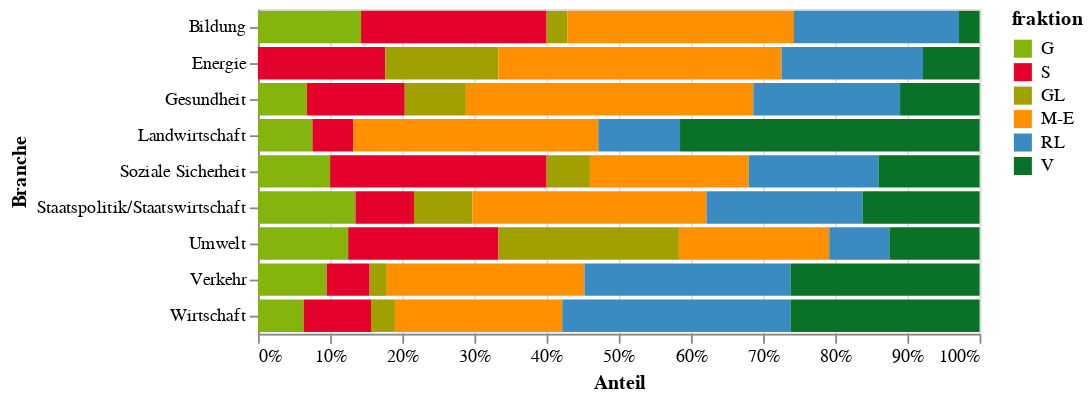

The notebook cell this image was saved under:
### Code cell
alt.Chart(source).mark_bar().encode(
    x=alt.X('count', title='Anteil', stack='normalize', axis=alt.Axis(format='%')),
    y=alt.Y('branche', title='Branche'),
    color=alt.Color('fraktion', scale=alt.Scale(domain=['G','S','GL','M-E','RL','V'], range=['#85B50C','#E4022D','#A0A000','#FF9100','#3A8BC1','#0A7228'])),
    order=alt.Order('color_fraktion_sort_index:Q'),
)

### Figure 1 — Vega-Lite specification as saved in the notebook (floating-point values rounded to 4 significant figures)
{"config": {"view": {"continuousWidth": 400, "continuousHeight": 300}}, "data": {"name": "data-09aa8b2babd900896e3e5daefb9b0d4b"}, "mark": "bar", "encoding": {"color": {"field": "fraktion", "scale": {"domain": ["G", "S", "GL", "M-E", "RL", "V"], "range": ["#85B50C", "#E4022D", "#A0A000", "#FF9100", "#3A8BC1", "#0A7228"]}, "type": "nominal"}, "order": {"field": "color_fraktion_sort_index", "type": "quantitative"}, "x": {"axis": {"format": "%"}, "field": "count", "stack": "normalize", "title": "Anteil", "type": "quantitative"}, "y": {"field": "branche", "title": "Branche", "type": "nominal"}}, "$schema": "https://vega.github.io/schema/vega-lite/v4.17.0.json", "datasets": {"data-09aa8b2babd900896e3e5daefb9b0d4b": [{"branche": "Bildung", "fraktion": "G", "count": 5}, {"branche": "Bildung", "fraktion": "S", "count": 9}, {"branche": "Bildung", "fraktion": "GL", "count": 1}, {"branche": "Bildung", "fraktion": "M-E", "count": 11}, {"branche": "Bildung", "fraktion": "RL", "count": 8}, {"branche": "Bildung", "fraktion": "V", "count": 1}, {"branche": "Energie", "fraktion": "S", "count": 9}, {"branche": "Energie", "fraktion": "GL", "count": 8}, {"branche": "Energie", "fraktion": "M-E", "count": 20}, {"branche": "Energie", "fraktion": "RL", "count": 10}, {"branche": "Energie", "fraktion": "V", "count": 4}, {"branche": "Gesundheit", "fraktion": "G", "count": 8}, {"branche": "Gesundheit", "fraktion": "S", "count": 16}, {"branche": "Gesundheit", "fraktion": "GL", "count": 10}, {"branche": "Gesundheit", "fraktion": "M-E", "count": 47}, {"branche": "Gesundheit", "fraktion": "RL", "count": 24}, {"branche": "Gesundheit", "fraktion": "V", "count": 13}, {"branche": "Landwirtschaft", "fraktion": "G", "count": 4}, {"branche": "Landwirtschaft", "fraktion": "S", "count": 3}, {"branche": "Landwirtschaft", "fraktion": "M-E", "count": 18}, {"branche": "Landwirtschaft", "fraktion": "RL", "count": 6}, {"branche": "Landwirtschaft", "fraktion": "V", "count": 22}, {"branche": "Soziale Sicherheit", "fraktion": "G", "count": 5}, {"branche": "Soziale Sicherheit", "fraktion": "S", "count": 15}, {"branche": "Soziale Sicherheit", "fraktion": "GL", "count": 3}, {"branche": "Soziale Sicherheit", "fraktion": "M-E", "count": 11}, {"branche": "Soziale Sicherheit", "fraktion": "RL", "count": 9}, {"branche": "Soziale Sicherheit", "fraktion": "V", "count": 7}, {"branche": "Staatspolitik/Staatswirtschaft", "fraktion": "G", "count": 5}, {"branche": "Staatspolitik/Staatswirtschaft", "fraktion": "S", "count": 3}, {"branche": "Staatspolitik/Staatswirtschaft", "fraktion": "GL", "count": 3}, {"branche": "Staatspolitik/Staatswirtschaft", "fraktion": "M-E", "count": 12}, {"branche": "Staatspolitik/Staatswirtschaft", "fraktion": "RL", "count": 8}, {"branche": "Staatspolitik/Staatswirtschaft", "fraktion": "V", "count": 6}, {"branche": "Umwelt", "fraktion": "G", "count": 3}, {"branche": "Umwelt", "fraktion": "S", "count": 5}, {"branche": "Umwelt", "fraktion": "GL", "count": 6}, {"branche": "Umwelt", "fraktion": "M-E", "count": 5}, {"branche": "Umwelt", "fraktion": "RL", "count": 2}, {"branche": "Umwelt", "fraktion": "V", "count": 3}, {"branche": "Verkehr", "fraktion": "G", "count": 8}, {"branche": "Verkehr", "fraktion": "S", "count": 5}, {"branche": "Verkehr", "fraktion": "GL", "count": 2}, {"branche": "Verkehr", "fraktion": "M-E", "count": 23}, {"branche": "Verkehr", "fraktion": "RL", "count": 24}, {"branche": "Verkehr", "fraktion": "V", "count": 22}, {"branche": "Wirtschaft", "fraktion": "G", "count": 21}, {"branche": "Wirtschaft", "fraktion": "S", "count": 31}, {"branche": "Wirtschaft", "fraktion": "GL", "count": 11}, {"branche": "Wirtschaft", "fraktion": "M-E", "count": 77}, {"branche": "Wirtschaft", "fraktion": "RL", "count": 105}, {"branche": "Wirtschaft", "fraktion": "V", "count": 87}]}}
